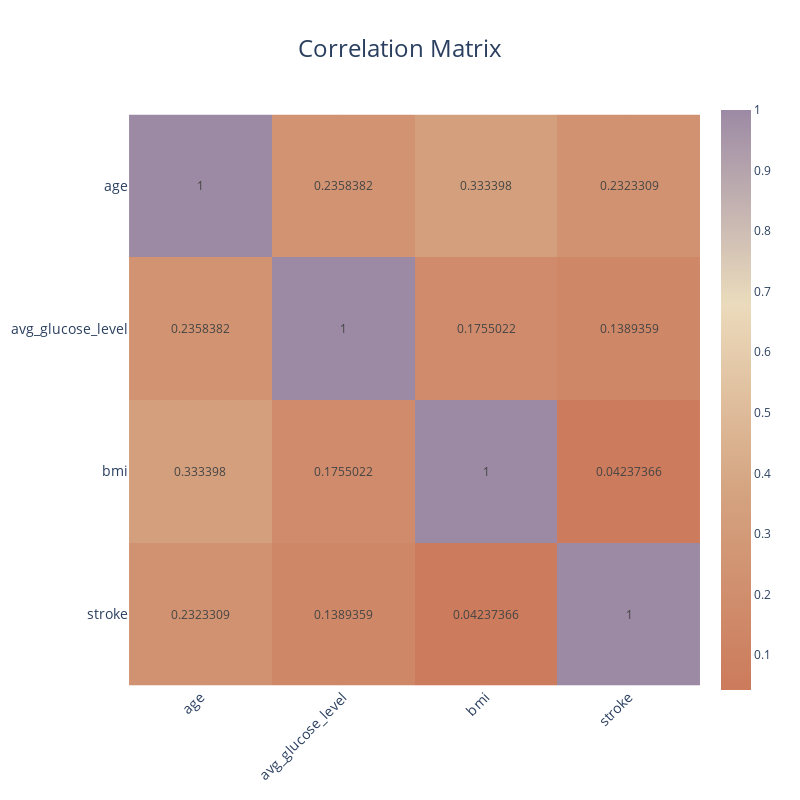

This figure's notebook cell:
### Code cell
plot_correlation_matrix(
    stroke_df,
    numerical_features + ["stroke"],
    save_path="../images/correlation_matrix.png",
)

### Figure 1 — Plotly figure (JSON) as saved in the notebook; plotly's stock layout.template omitted (floating-point values rounded to 4 significant figures)
{"data": [{"coloraxis": "coloraxis", "hovertemplate": "x: %{x}<br>y: %{y}<br>color: %{z}<extra></extra>", "name": "0", "texttemplate": "%{z}", "type": "heatmap", "x": ["age", "avg_glucose_level", "bmi", "stroke"], "xaxis": "x", "y": ["age", "avg_glucose_level", "bmi", "stroke"], "yaxis": "y", "z": [[1, 0.2358, 0.3334, 0.2323], [0.2358, 1, 0.1755, 0.1389], [0.3334, 0.1755, 1, 0.04237], [0.2323, 0.1389, 0.04237, 1]]}], "layout": {"coloraxis": {"colorscale": [[0, "#CC7B5C"], [0.3333, "#D4A27F"], [0.6667, "#EBDBBC"], [1, "#9C8AA5"]]}, "height": 800, "margin": {"b": 100, "l": 100, "r": 100, "t": 100}, "title": {"font": {"size": 24}, "text": "Correlation Matrix", "x": 0.5, "xanchor": "center", "y": 0.95, "yanchor": "top"}, "width": 800, "xaxis": {"anchor": "y", "constrain": "domain", "domain": [0, 1], "scaleanchor": "y", "tickangle": -45, "tickfont": {"size": 14}, "title": {"font": {"size": 18}}}, "yaxis": {"anchor": "x", "autorange": "reversed", "constrain": "domain", "domain": [0, 1], "tickfont": {"size": 14}, "title": {"font": {"size": 18}}}}}
